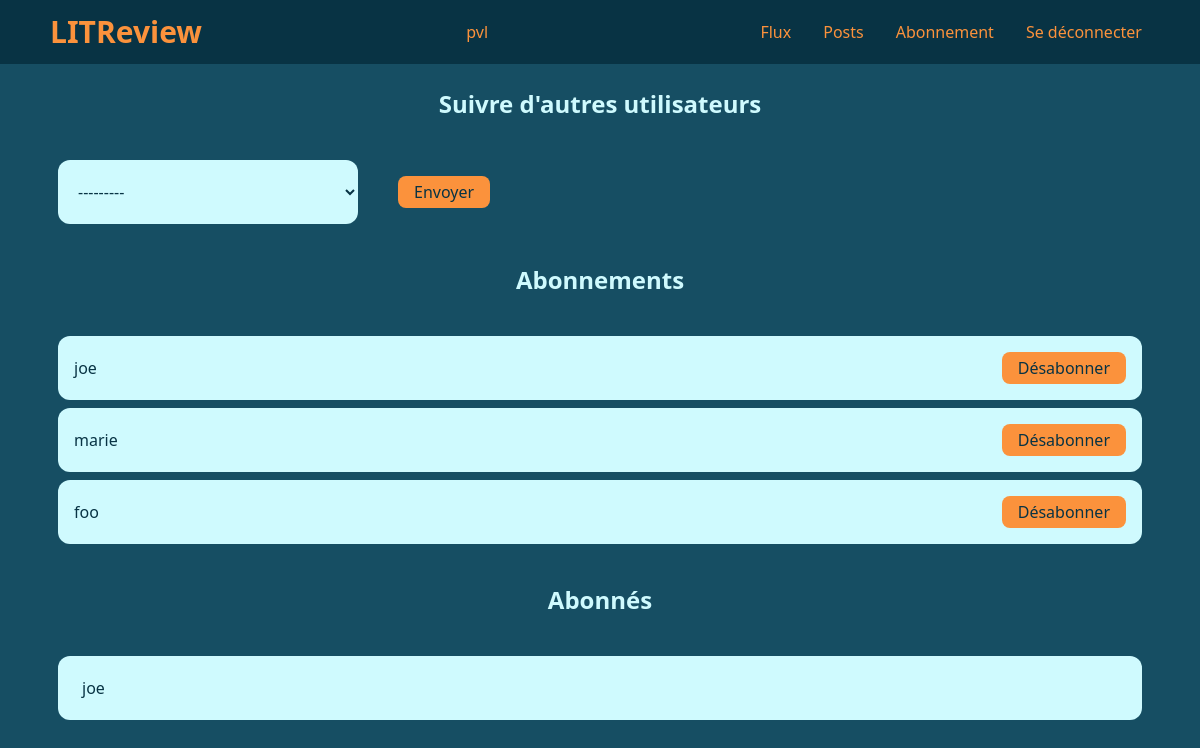
The page /review/follows/ (signed in) on the database as committed earlier.
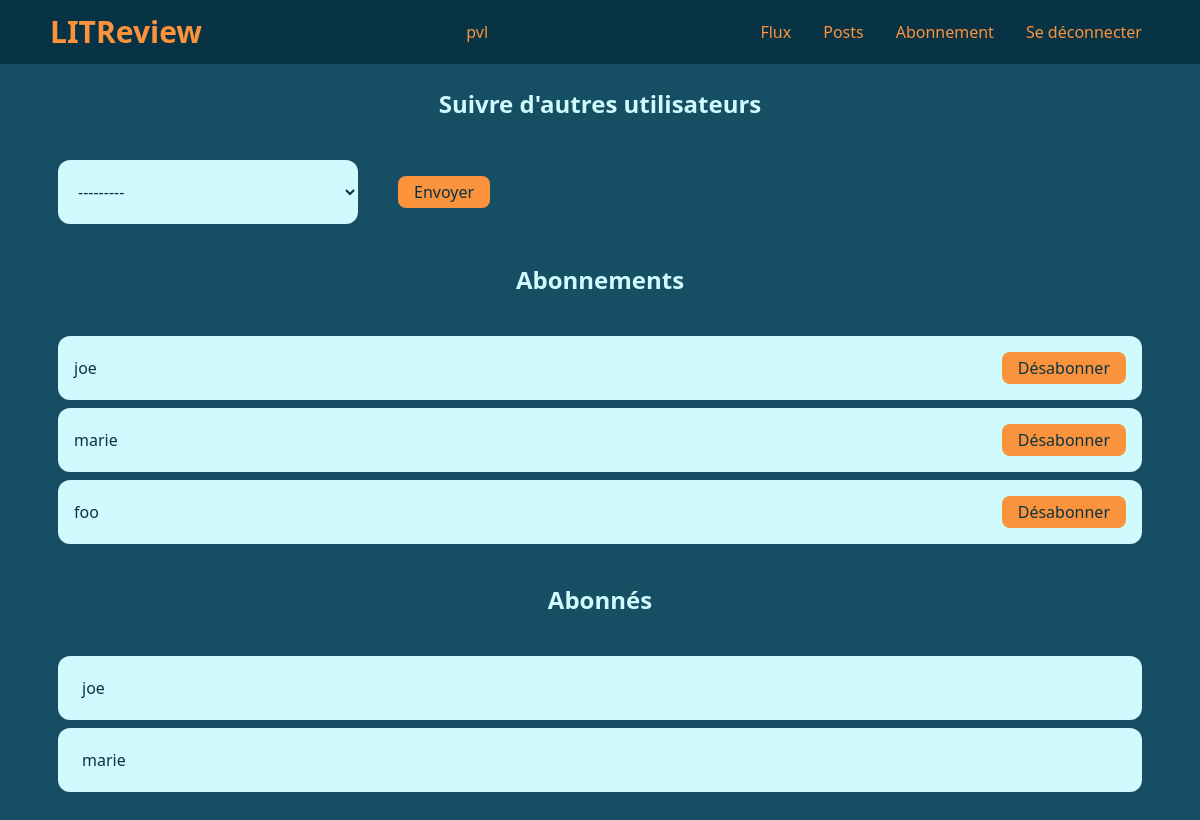
The same page on the database as committed later.
### review/models.py (models this page shows)
class UserFollows(models.Model):
    user = models.ForeignKey(to=settings.AUTH_USER_MODEL, on_delete=models.CASCADE, related_name='follower')
    followed_user = models.ForeignKey(to=settings.AUTH_USER_MODEL, on_delete=models.CASCADE, related_name='follow_user')
    class Meta:
        unique_together = ('user', 'followed_user', )
    @classmethod
    def get_followers(cls, user_pk):
        return cls.objects.all().filter(followed_user=user_pk)
    @classmethod
    def get_users_followed(cls, user_pk):
        return cls.objects.all().filter(user=user_pk)

### authentication/models.py (models this page shows, shortened)
class User(AbstractBaseUser, PermissionsMixin):
    username = models.CharField(max_length=20, unique=True)
    is_active = models.BooleanField(default=True)
    is_superuser = models.BooleanField(default=False)
    is_staff = models.BooleanField(default=False)
    date_joined = models.DateTimeField(default=timezone.now)
    last_login = models.DateTimeField(blank=True, null=True)
    objects = CustomUserManager()
    USERNAME_FIELD = 'username'
    REQUIRED_FIELDS = []

### review/views.py (the view, shortened to what this page needs)
# urls.py: path('follows/', views.FollowView.as_view(), name='follows'),
class FollowView(LoginRequiredMixin, View):
    template = 'review/follows.html'
    form_class = forms.FollowForm
    def get(self, request):
        form = self.form_class()
        return render(request, self.template, context=self._get_follow_context(request, form))
    def _get_follow_context(self, request, form):
        return {
            'form': form,
            'followers': models.UserFollows.get_followers(request.user),
            'followed': models.UserFollows.get_users_followed(request.user)
        }

### review/forms.py
class FollowForm(forms.ModelForm):
    class Meta:
        model = models.UserFollows
        fields = ['followed_user',]

### review/templates/review/follows.html (shortened to what this page needs)
{% extends 'base.html' %}
{% block content %}
    <div class="w-full">
        <h2 class="flex items-center justify-center h-24 text-2xl text-cyan-100 font-semibold">
        Suivre d'autres utilisateurs
        </h2>
        <form method="post" id="follower-form">
            {{ form }}
            <button type="submit"
            class="px-4 py-1 ml-8 bg-orange-400 rounded-lg hover:bg-orange-500">
            Envoyer
            </button>
        </form>
        <h2 class="flex items-center justify-center h-24 text-2xl text-cyan-100 font-semibold">
        Abonnements
        </h2>
        <ul class="flex flex-col justify-around items-center gap-2 p-2">
            {% for follow in followed %}
                <li class="flex justify-between items-center w-full bg-cyan-100 p-4 h-16 rounded-xl">
                    <p>{{ follow.followed_user }}</p>
                    <a href="{% url 'unfollow' id=follow.followed_user.pk %}"
                    class="px-4 py-1 bg-orange-400 rounded-lg hover:bg-orange-500">
                    Désabonner
                    </a>
                </li>
            {% endfor %}
        </ul>
        <h2 class="flex items-center justify-center h-24 text-2xl text-cyan-100 font-semibold">
        Abonnés
        </h2>
        <ul class="flex flex-col justify-around items-center gap-2 p-2">
            {% for follower in followers %}
                <li class="flex justify-between items-center w-full bg-cyan-100 p-4 h-16 rounded-xl">
                    <p class="p-2">{{ follower.user }}</p>
                </li>
            {% endfor %}
        </ul>
    </div>
{% endblock %}

Rows that differ between the two databases and show on the page:
added UserFollows: user "marie", shown under "Abonnés"
